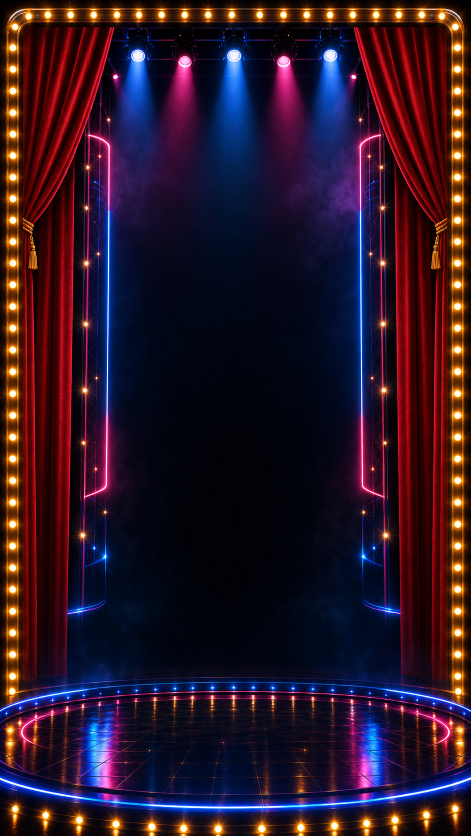
#> input picture assets/visual/stage-background.png, 941 x 1672 px (shown at 1/2 size)
$ python -i render_quiz.py   (imports and definitions only)
#> lines starting #> are read from the running program, lines starting #| are printed output that depends on the picture
#!/usr/bin/env python3
import json
import math
import os
import shutil
import subprocess
import sys
import time
import argparse
from concurrent.futures import ProcessPoolExecutor
from dataclasses import dataclass
from functools import lru_cache
from pathlib import Path

PROJECT_ROOT = Path(__file__).resolve().parents[1]
CACHE_ROOT = PROJECT_ROOT / ".render-cache"
# [3 lines not run here, left out]

import numpy as np
from matplotlib.font_manager import FontProperties, findfont
from matplotlib.mathtext import MathTextParser
from PIL import Image, ImageChops, ImageDraw, ImageFilter, ImageFont


WIDTH = 1080
HEIGHT = 1920
FPS = 30
BACKGROUND_LOOP_FRAMES = 120
INTRO_SECONDS = 8.0
INTRO_STINGER_OFFSET_SECONDS = 4.0
QUESTION_READ_SECONDS = 3.0
CHOICE_POP_START_SECONDS = 0.12
CHOICE_POP_STAGGER_SECONDS = 0.08
CHOICE_POP_ANIMATION_SECONDS = 0.22
REVEAL_SECONDS = 3.8
TRANSITION_SECONDS = 0.65
OUTRO_SECONDS = 5.6
SFX_ROOT = PROJECT_ROOT / "assets" / "sfx"
VISUAL_ROOT = PROJECT_ROOT / "assets" / "visual"
FONT_ROOT = PROJECT_ROOT / "assets" / "fonts"
STAGE_BACKGROUND_ASSET = VISUAL_ROOT / "stage-background.png"
DEFAULT_FONT_REGULAR = FONT_ROOT / "LibreBaskerville-Regular.ttf"
DEFAULT_FONT_BOLD = FONT_ROOT / "LibreBaskerville-Bold.ttf"
SFX_EXTENSIONS = (".wav", ".mp3", ".m4a")
SFX_VOLUME = {
    "intro_stinger": 0.82,
    "ui_pop": 0.58,
    "transition_whoosh": 0.74,
    "choice_pop": 0.48,
    "countdown_tick": 0.36,
    "urgency_tick": 0.48,
    "reveal_hit": 0.72,
    "correct_chime": 0.78,
    "explanation_pop": 0.48,
    "outro_stinger": 0.78,
    "recap_pop": 0.52,
    "cta_pop": 0.56,
}

def resolve_font(weight):
#> called with weight = 'normal'
    default_font = DEFAULT_FONT_BOLD if weight == "bold" else DEFAULT_FONT_REGULAR
    candidates = [
        default_font,
        Path("/System/Library/Fonts/Supplemental/Arial Bold.ttf" if weight == "bold" else "/System/Library/Fonts/Supplemental/Arial.ttf"),
        Path("C:/Windows/Fonts/arialbd.ttf" if weight == "bold" else "C:/Windows/Fonts/arial.ttf"),
        Path("C:/Windows/Fonts/calibrib.ttf" if weight == "bold" else "C:/Windows/Fonts/calibri.ttf"),
    ]
    for candidate in candidates:
        if candidate.exists():
            return str(candidate)
    return findfont(FontProperties(family="Arial", weight=weight), fallback_to_default=True)


def resolve_display_font():
    candidates = [
        DEFAULT_FONT_BOLD,
        Path("/System/Library/Fonts/Supplemental/Bodoni 72.ttc"),
        Path("/System/Library/Fonts/Supplemental/Didot.ttc"),
        Path("/System/Library/Fonts/Supplemental/Baskerville.ttc"),
    ]
    for candidate in candidates:
        if candidate.exists():
            return str(candidate)
    return resolve_font("bold")
#> `picture = cv2.imread('../assets/visual/stage-background.png', cv2.IMRE..`:
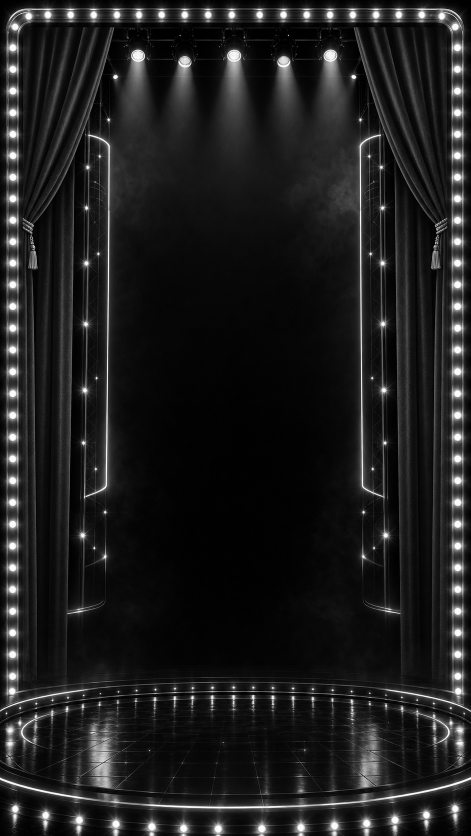
#> picture: shape (1672, 941) (shown at 1/2 size); min 0, max 255, mean 29.5


FONT_REGULAR = resolve_font("normal")
FONT_BOLD = resolve_font("bold")
FONT_DISPLAY = resolve_display_font()

COLORS = {
    "ink": (12, 11, 28),
    "panel": (25, 24, 58),
    "navy": (22, 29, 74),
    "graphite": (11, 14, 22),
    "graphite_2": (20, 27, 36),
    "quiz_card": (247, 249, 252),
    "paper": (255, 244, 220),
    "paper_line": (227, 211, 181),
    "quiz_card_edge": (206, 216, 232),
    "quiz_ink": (18, 22, 32),
    "quiz_muted": (100, 112, 132),
    "quiz_row": (31, 39, 54),
    "quiz_row_alt": (37, 45, 61),
    "quiz_row_edge": (91, 101, 119),
    "quiz_accent": (68, 200, 255),
    "quiz_green": (72, 211, 139),
    "quiz_wrong": (47, 54, 69),
    "stage": (54, 21, 124),
    "stage_dark": (25, 17, 69),
    "violet": (112, 52, 255),
    "blue": (31, 198, 255),
    "cyan": (53, 229, 255),
    "pink": (255, 61, 178),
    "hot_pink": (255, 42, 166),
    "coral": (255, 86, 116),
    "red": (218, 19, 28),
    "deep_red": (72, 3, 10),
    "royal": (0, 86, 205),
    "emerald": (48, 155, 33),
    "amber": (255, 151, 0),
    "orange": (255, 151, 44),
    "gold": (255, 215, 77),
    "gold_deep": (166, 82, 0),
    "green": (64, 245, 145),
    "lime": (174, 255, 64),
    "white": (255, 249, 235),
    "muted": (209, 221, 255),
    "dim": (58, 61, 102),
    "black": (3, 4, 12),
}

LABELS = ["A", "B", "C", "D"]
STYLE_NAME = "Arcade Quiz Blitz"
MATH_PARSER = MathTextParser("agg")


@dataclass(frozen=True)
class RenderOptions:
    quality: str = "final"
    bloom: bool = True
    grain: bool = True
    workers: int = 1


def default_worker_count():
    return max(1, (os.cpu_count() or 2) - 1)


def question_read_seconds(question):
    return float(question.get("questionReadSeconds", QUESTION_READ_SECONDS))

CHOICE_PALETTE = [
    (COLORS["red"], COLORS["coral"]),
    (COLORS["royal"], COLORS["cyan"]),
    (COLORS["emerald"], COLORS["lime"]),
    (COLORS["amber"], COLORS["gold"]),
]

SIDE_PANELS = [
    ("TRIGONOMETRIC\nFUNCTIONS", ["y = a sin(k(x-d))+c", "y = a cos(k(x-d))+c"]),
    ("ARITHMETIC\nSEQUENCES", ["a_n = a_1 + (n-1)d", "S_n = n/2(a_1+a_n)"]),
    ("EXPONENTIAL\nFUNCTIONS", ["y = b^x", "b > 0, b != 1"]),
    ("QUADRATIC\nFUNCTIONS", ["y = ax^2 + bx + c", "a != 0"]),
]


def font(size, bold=True):
    return ImageFont.truetype(FONT_DISPLAY, size)


def display_font(size):
    return ImageFont.truetype(FONT_DISPLAY, size)


# [5 lines left out: function ease_out_back, not called in this run]


def ease_in_out(t):
    t = max(0, min(1, t))
    return t * t * (3 - 2 * t)


def lerp(a, b, t):
    return a + (b - a) * max(0, min(1, t))


def mix(a, b, t):
    return tuple(int(lerp(a[i], b[i], t)) for i in range(3))


def luminance(color):
    return 0.2126 * color[0] + 0.7152 * color[1] + 0.0722 * color[2]


def clamp_alpha(value):
    return max(0, min(255, int(value)))


@lru_cache(maxsize=8)
def visual_asset(path):
#> called with path = 'assets/visual/stage-background.png'
    asset_path = Path(path)
    if not asset_path.exists():
        return None
    return Image.open(asset_path).convert("RGBA")


def cover_image(img, size):
#> called with size = (1080, 1920)
    target_w, target_h = size
    scale = max(target_w / img.width, target_h / img.height)
#> scale = 1.15
    resized = img.resize((math.ceil(img.width * scale), math.ceil(img.height * scale)), Image.Resampling.LANCZOS)
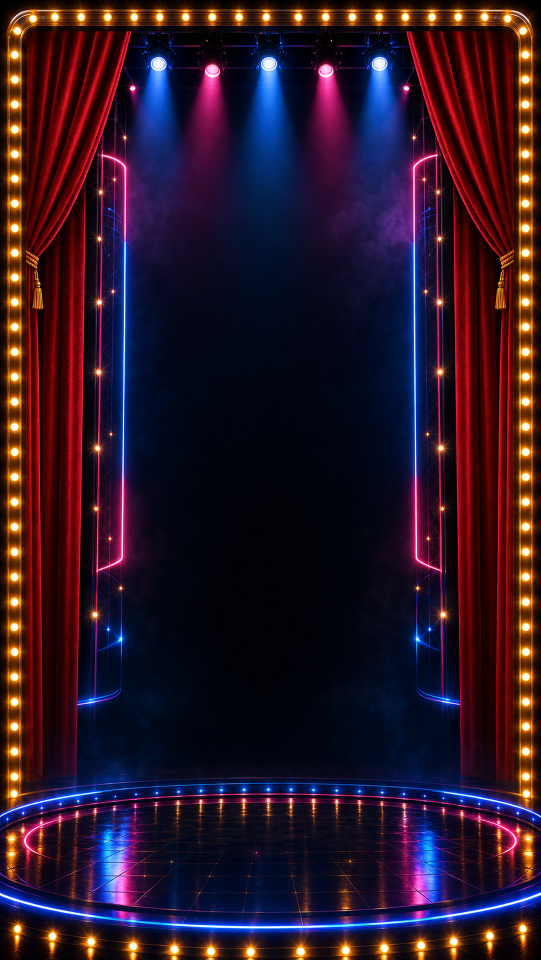
#> resized: PIL image 1081x1920 RGBA (shown at 1/2 size); mean R, G, B, A 44.2, 21.3, 38.1, 255
    left = (resized.width - target_w) // 2
#> left = 0
    top = (resized.height - target_h) // 2
#> top = 0
    return resized.crop((left, top, left + target_w, top + target_h))
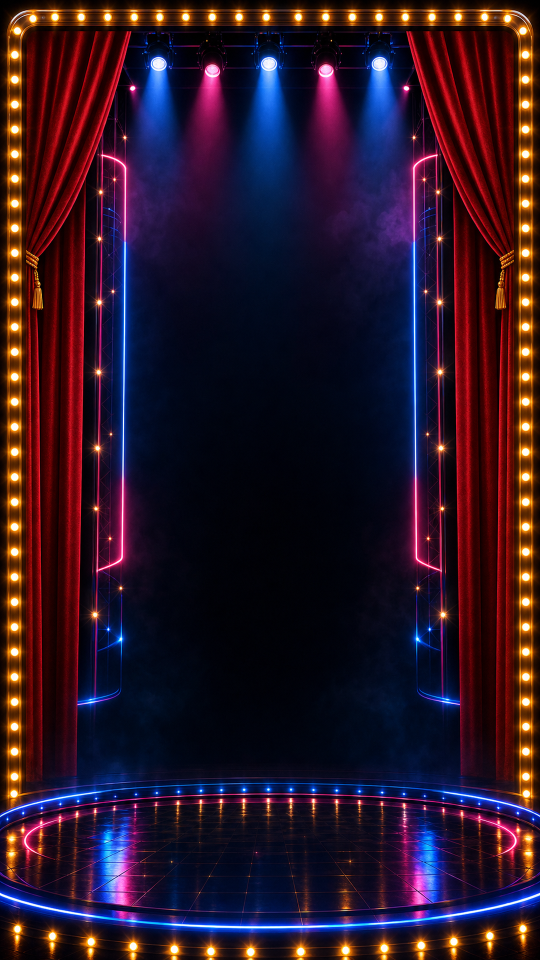
#> returned value: PIL image 1080x1920 RGBA (shown at 1/2 size); mean R, G, B, A 44.2, 21.3, 38.1, 255


@lru_cache(maxsize=1)
def stage_background_plate():
    plate = visual_asset(str(STAGE_BACKGROUND_ASSET))
    if plate is None:
        return None
    return cover_image(plate, (WIDTH, HEIGHT))


def layer_for(img):
    return Image.new("RGBA", img.size, (0, 0, 0, 0))


# [131 lines left out: functions screen_glow, draw_soft_ellipse, draw_soft_round, rounded_gradient, grain_overlay, vignette_overlay and 3 more, not called in this run]


def contains_latex(text):
    text = str(text)
    return "$" in text or "\\" in text


# [38 lines left out: functions render_as_latex, latex_tokens, latex_alpha, not called in this run]


def latex_size(text, size, bold=True):
    alpha = latex_alpha(text, size, bold)
    return alpha.size


# [13 lines left out: functions rich_text_size, fit_rich_text_width, not called in this run]


def line_height_for(size, contains_math, line_gap):
    multiplier = 1.28 if contains_math else 1.16
    return int(size * multiplier) + line_gap


# [191 lines left out: functions wrapped_lines, wrapped_text_bounds, fit_wrapped_text_box, draw_latex, draw_rich_text, draw_choice_text and 4 more, not called in this run]


def rounded(draw, box, radius, fill, outline=None, width=1):
    draw.rounded_rectangle(box, radius=radius, fill=fill, outline=outline, width=width)


# [316 lines left out: functions glossy_round, flat_round, draw_star, draw_confetti, draw_marquee_border, draw_theatre_curtains and 7 more, not called in this run]


def draw_showtime_background(frame_no, animate_lights=True, side_panels=False, confetti=False):
    effective_frame = frame_no if animate_lights else 0
    plate = stage_background_plate()
    if plate is not None:
        img = plate.copy()
        draw = ImageDraw.Draw(img, "RGBA")
        draw.canvas = img

        # Keep generated stage detail, but reserve a calm center for dynamic math UI.
        readability = layer_for(img)
#> readability: PIL image 1080x1920 RGBA; every value is 0
        readability_draw = ImageDraw.Draw(readability, "RGBA")
        readability_draw.rounded_rectangle((128, 126, 952, 1782), radius=34, fill=(*COLORS["black"], 58))
        readability_draw.rounded_rectangle((206, 304, 874, 1516), radius=32, fill=(*COLORS["black"], 42))
        readability = readability.filter(ImageFilter.GaussianBlur(10))
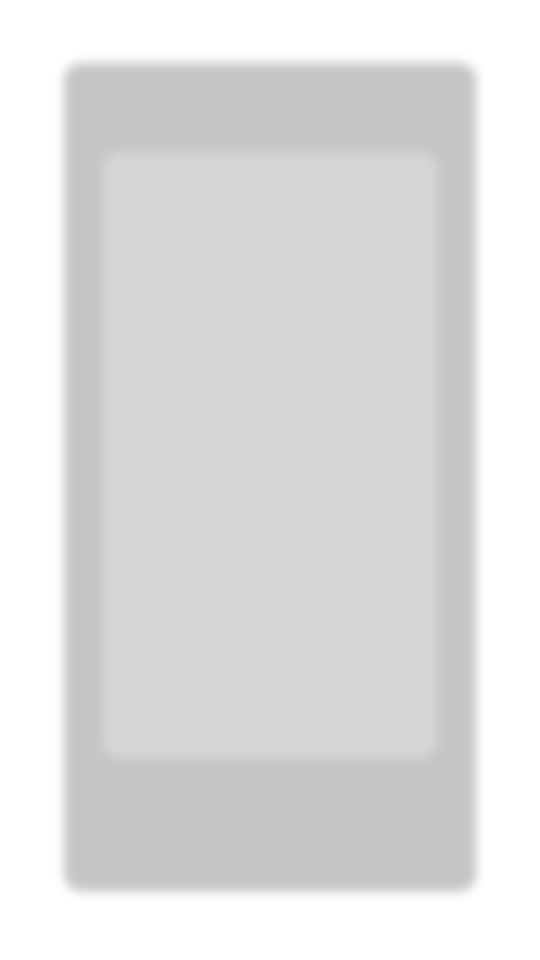
#> readability: PIL image 1080x1920 RGBA (shown at 1/2 size); mean R, G, B, A 2, 2.6, 7.9, 32; transparent parts drawn white
        img.alpha_composite(readability)
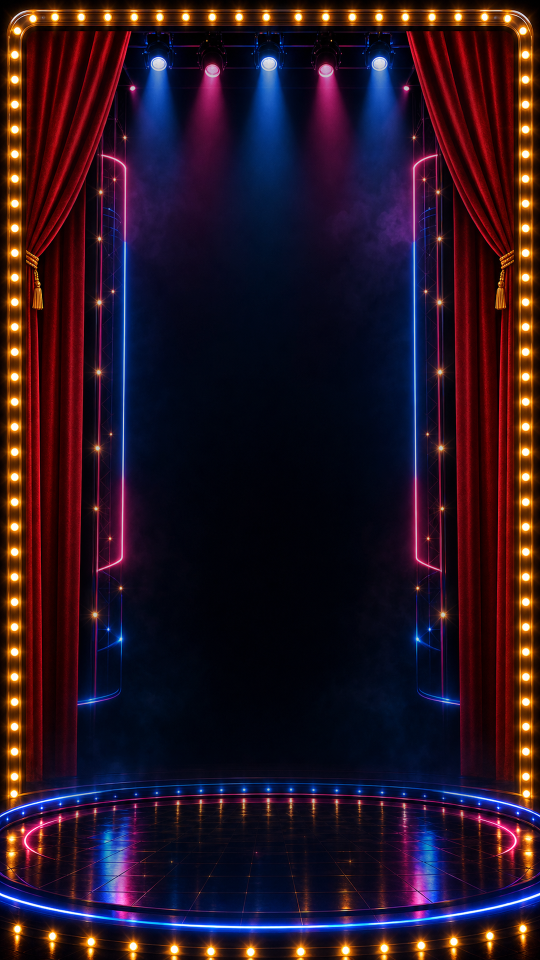
#> img: PIL image 1080x1920 RGBA (shown at 1/2 size); mean R, G, B, A 40.6, 19.8, 34.1, 255

        if animate_lights:
#> (the run stopped early here; a loop or call above may not have finished)
